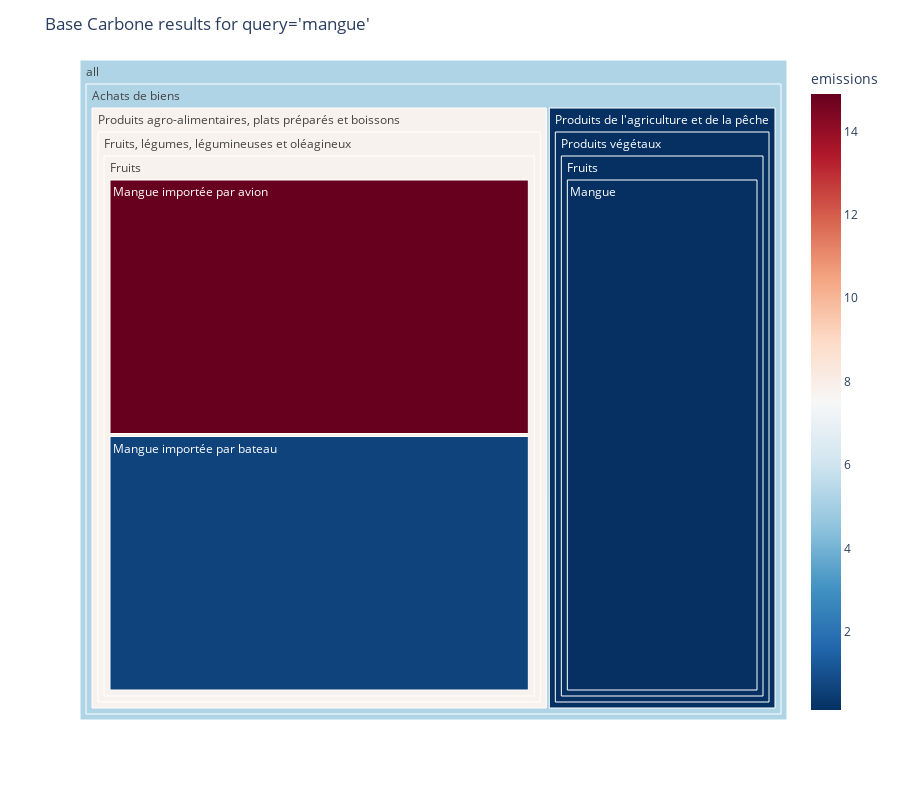

Write notebook code for a chart like this one.
### Code cell
r,fig = baca.search("mangue",kind = "treemap",color_by_emissions = True,height = 800)
fig

### Figure 1 — Plotly figure (JSON) as saved in the notebook; plotly's stock layout.template omitted (floating-point values rounded to 4 significant figures)
{"data": [{"branchvalues": "total", "customdata": [[14.9, "kgCO2e/kg de poids net", 14.9], [0.655, "kgCO2e/kg de poids net", 0.655], [0.122, "kgCO2e/kg", 0.122], [14.9, "kgCO2e/kg de poids net", 14.9], [0.655, "kgCO2e/kg de poids net", 0.655], [0.122, "kgCO2e/kg", 0.122], [14.9, "kgCO2e/kg de poids net", 14.9], [0.655, "kgCO2e/kg de poids net", 0.655], [0.122, "kgCO2e/kg", 0.122], [0.122, "kgCO2e/kg", 0.122], [14.9, "kgCO2e/kg de poids net", 14.9], [0.655, "kgCO2e/kg de poids net", 0.655], [0.122, "kgCO2e/kg", 0.122], [14.9, "kgCO2e/kg de poids net", 14.9], [0.655, "kgCO2e/kg de poids net", 0.655], [7.777, "kgCO2e/kg de poids net", 7.777], [0.122, "kgCO2e/kg", 0.122], [7.777, "kgCO2e/kg de poids net", 7.777], [0.122, "kgCO2e/kg", 0.122], [7.777, "kgCO2e/kg de poids net", 7.777], [0.122, "kgCO2e/kg", 0.122], [5.226, "(?)", 5.226], [5.226, "(?)", 5.226]], "domain": {"x": [0, 1], "y": [0, 1]}, "hovertemplate": "<b>%{label}</b> - Count: %{value}<br>Emissions: %{color}", "ids": ["all/Achats de biens/Produits agro-alimentaires, plats préparés et boissons/Fruits, légumes, légumineuses et oléagineux/Fruits/Mangue importée par avion/pulpe, crue/ /France continentale/ ", "all/Achats de biens/Produits agro-alimentaires, plats préparés et boissons/Fruits, légumes, légumineuses et oléagineux/Fruits/Mangue importée par bateau/pulpe, crue/ /France continentale/ ", "all/Achats de biens/Produits de l'agriculture et de la pêche/Produits végétaux/Fruits/Mangue/conventionnel, serre semi fermée,  énergie fatale et biomasse,  avec CO2 liquide, avec recyclage des/Au verger/France continentale/ ", "all/Achats de biens/Produits agro-alimentaires, plats préparés et boissons/Fruits, légumes, légumineuses et oléagineux/Fruits/Mangue importée par avion/pulpe, crue/ /France continentale", "all/Achats de biens/Produits agro-alimentaires, plats préparés et boissons/Fruits, légumes, légumineuses et oléagineux/Fruits/Mangue importée par bateau/pulpe, crue/ /France continentale", "all/Achats de biens/Produits de l'agriculture et de la pêche/Produits végétaux/Fruits/Mangue/conventionnel, serre semi fermée,  énergie fatale et biomasse,  avec CO2 liquide, avec recyclage des/Au verger/France continentale", "all/Achats de biens/Produits agro-alimentaires, plats préparés et boissons/Fruits, légumes, légumineuses et oléagineux/Fruits/Mangue importée par avion/pulpe, crue/ ", "all/Achats de biens/Produits agro-alimentaires, plats préparés et boissons/Fruits, légumes, légumineuses et oléagineux/Fruits/Mangue importée par bateau/pulpe, crue/ ", "all/Achats de biens/Produits de l'agriculture et de la pêche/Produits végétaux/Fruits/Mangue/conventionnel, serre semi fermée,  énergie fatale et biomasse,  avec CO2 liquide, avec recyclage des/Au verger", "all/Achats de biens/Produits de l'agriculture et de la pêche/Produits végétaux/Fruits/Mangue/conventionnel, serre semi fermée,  énergie fatale et biomasse,  avec CO2 liquide, avec recyclage des", "all/Achats de biens/Produits agro-alimentaires, plats préparés et boissons/Fruits, légumes, légumineuses et oléagineux/Fruits/Mangue importée par avion/pulpe, crue", "all/Achats de biens/Produits agro-alimentaires, plats préparés et boissons/Fruits, légumes, légumineuses et oléagineux/Fruits/Mangue importée par bateau/pulpe, crue", "all/Achats de biens/Produits de l'agriculture et de la pêche/Produits végétaux/Fruits/Mangue", "all/Achats de biens/Produits agro-alimentaires, plats préparés et boissons/Fruits, légumes, légumineuses et oléagineux/Fruits/Mangue importée par avion", "all/Achats de biens/Produits agro-alimentaires, plats préparés et boissons/Fruits, légumes, légumineuses et oléagineux/Fruits/Mangue importée par bateau", "all/Achats de biens/Produits agro-alimentaires, plats préparés et boissons/Fruits, légumes, légumineuses et oléagineux/Fruits", "all/Achats de biens/Produits de l'agriculture et de la pêche/Produits végétaux/Fruits", "all/Achats de biens/Produits agro-alimentaires, plats préparés et boissons/Fruits, légumes, légumineuses et oléagineux", "all/Achats de biens/Produits de l'agriculture et de la pêche/Produits végétaux", "all/Achats de biens/Produits agro-alimentaires, plats préparés et boissons", "all/Achats de biens/Produits de l'agriculture et de la pêche", "all/Achats de biens", "all"], "labels": [" ", " ", " ", "France continentale", "France continentale", "France continentale", " ", " ", "Au verger", "conventionnel, serre semi fermée,  énergie fatale et biomasse,  avec CO2 liquide, avec recyclage des", "pulpe, crue", "pulpe, crue", "Mangue", "Mangue importée par avion", "Mangue importée par bateau", "Fruits", "Fruits", "Fruits, légumes, légumineuses et oléagineux", "Produits végétaux", "Produits agro-alimentaires, plats préparés et boissons", "Produits de l'agriculture et de la pêche", "Achats de biens", "all"], "marker": {"coloraxis": "coloraxis", "colors": [14.9, 0.655, 0.122, 14.9, 0.655, 0.122, 14.9, 0.655, 0.122, 0.122, 14.9, 0.655, 0.122, 14.9, 0.655, 7.777, 0.122, 7.777, 0.122, 7.777, 0.122, 5.226, 5.226]}, "maxdepth": 6, "name": "", "parents": ["all/Achats de biens/Produits agro-alimentaires, plats préparés et boissons/Fruits, légumes, légumineuses et oléagineux/Fruits/Mangue importée par avion/pulpe, crue/ /France continentale", "all/Achats de biens/Produits agro-alimentaires, plats préparés et boissons/Fruits, légumes, légumineuses et oléagineux/Fruits/Mangue importée par bateau/pulpe, crue/ /France continentale", "all/Achats de biens/Produits de l'agriculture et de la pêche/Produits végétaux/Fruits/Mangue/conventionnel, serre semi fermée,  énergie fatale et biomasse,  avec CO2 liquide, avec recyclage des/Au verger/France continentale", "all/Achats de biens/Produits agro-alimentaires, plats préparés et boissons/Fruits, légumes, légumineuses et oléagineux/Fruits/Mangue importée par avion/pulpe, crue/ ", "all/Achats de biens/Produits agro-alimentaires, plats préparés et boissons/Fruits, légumes, légumineuses et oléagineux/Fruits/Mangue importée par bateau/pulpe, crue/ ", "all/Achats de biens/Produits de l'agriculture et de la pêche/Produits végétaux/Fruits/Mangue/conventionnel, serre semi fermée,  énergie fatale et biomasse,  avec CO2 liquide, avec recyclage des/Au verger", "all/Achats de biens/Produits agro-alimentaires, plats préparés et boissons/Fruits, légumes, légumineuses et oléagineux/Fruits/Mangue importée par avion/pulpe, crue", "all/Achats de biens/Produits agro-alimentaires, plats préparés et boissons/Fruits, légumes, légumineuses et oléagineux/Fruits/Mangue importée par bateau/pulpe, crue", "all/Achats de biens/Produits de l'agriculture et de la pêche/Produits végétaux/Fruits/Mangue/conventionnel, serre semi fermée,  énergie fatale et biomasse,  avec CO2 liquide, avec recyclage des", "all/Achats de biens/Produits de l'agriculture et de la pêche/Produits végétaux/Fruits/Mangue", "all/Achats de biens/Produits agro-alimentaires, plats préparés et boissons/Fruits, légumes, légumineuses et oléagineux/Fruits/Mangue importée par avion", "all/Achats de biens/Produits agro-alimentaires, plats préparés et boissons/Fruits, légumes, légumineuses et oléagineux/Fruits/Mangue importée par bateau", "all/Achats de biens/Produits de l'agriculture et de la pêche/Produits végétaux/Fruits", "all/Achats de biens/Produits agro-alimentaires, plats préparés et boissons/Fruits, légumes, légumineuses et oléagineux/Fruits", "all/Achats de biens/Produits agro-alimentaires, plats préparés et boissons/Fruits, légumes, légumineuses et oléagineux/Fruits", "all/Achats de biens/Produits agro-alimentaires, plats préparés et boissons/Fruits, légumes, légumineuses et oléagineux", "all/Achats de biens/Produits de l'agriculture et de la pêche/Produits végétaux", "all/Achats de biens/Produits agro-alimentaires, plats préparés et boissons", "all/Achats de biens/Produits de l'agriculture et de la pêche", "all/Achats de biens", "all/Achats de biens", "all", ""], "root": {"color": "lightgrey"}, "type": "treemap", "values": [1, 1, 1, 1, 1, 1, 1, 1, 1, 1, 1, 1, 1, 1, 1, 2, 1, 2, 1, 2, 1, 3, 3]}], "layout": {"coloraxis": {"colorbar": {"title": {"text": "emissions"}}, "colorscale": [[0, "rgb(5,48,97)"], [0.1, "rgb(33,102,172)"], [0.2, "rgb(67,147,195)"], [0.3, "rgb(146,197,222)"], [0.4, "rgb(209,229,240)"], [0.5, "rgb(247,247,247)"], [0.6, "rgb(253,219,199)"], [0.7, "rgb(244,165,130)"], [0.8, "rgb(214,96,77)"], [0.9, "rgb(178,24,43)"], [1, "rgb(103,0,31)"]]}, "height": 800, "legend": {"tracegroupgap": 0}, "margin": {"t": 60}, "title": {"text": "Base Carbone results for query='mangue'"}}}
